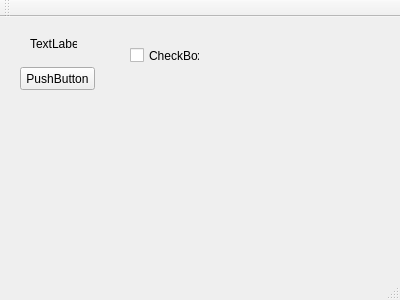
<?xml version="1.0" encoding="UTF-8"?>
<ui version="4.0">
 <class>MainWindow</class>
 <widget class="QMainWindow" name="MainWindow">
  <property name="geometry">
   <rect>
    <x>0</x>
    <y>0</y>
    <width>400</width>
    <height>300</height>
   </rect>
  </property>
  <property name="windowTitle">
   <string>MainWindow</string>
  </property>
  <widget class="QWidget" name="centralWidget">
   <widget class="QPushButton" name="pushButton">
    <property name="geometry">
     <rect>
      <x>20</x>
      <y>50</y>
      <width>75</width>
      <height>23</height>
     </rect>
    </property>
    <property name="text">
     <string>PushButton</string>
    </property>
   </widget>
   <widget class="QLabel" name="label">
    <property name="geometry">
     <rect>
      <x>30</x>
      <y>20</y>
      <width>47</width>
      <height>13</height>
     </rect>
    </property>
    <property name="text">
     <string>TextLabel</string>
    </property>
   </widget>
   <widget class="QCheckBox" name="trayCheckBox">
    <property name="geometry">
     <rect>
      <x>130</x>
      <y>30</y>
      <width>70</width>
      <height>17</height>
     </rect>
    </property>
    <property name="text">
     <string>CheckBox</string>
    </property>
   </widget>
  </widget>
  <widget class="QMenuBar" name="menuBar">
   <property name="geometry">
    <rect>
     <x>0</x>
     <y>0</y>
     <width>400</width>
     <height>19</height>
    </rect>
   </property>
  </widget>
  <widget class="QToolBar" name="mainToolBar">
   <attribute name="toolBarArea">
    <enum>TopToolBarArea</enum>
   </attribute>
   <attribute name="toolBarBreak">
    <bool>false</bool>
   </attribute>
  </widget>
  <widget class="QStatusBar" name="statusBar"/>
 </widget>
 <layoutdefault spacing="6" margin="11"/>
 <resources/>
 <connections/>
</ui>
